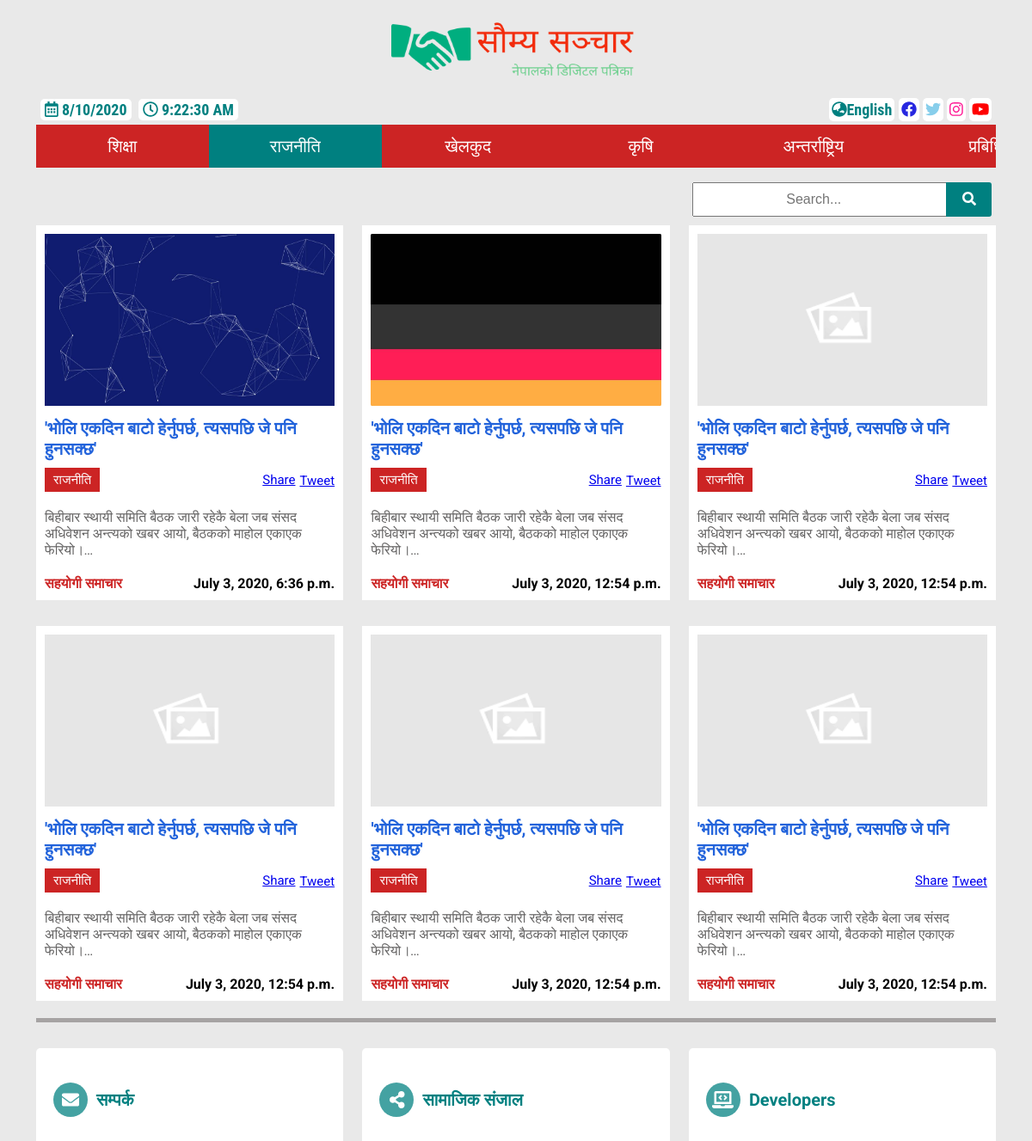
The app's page /news/Politics (upper part), older data.
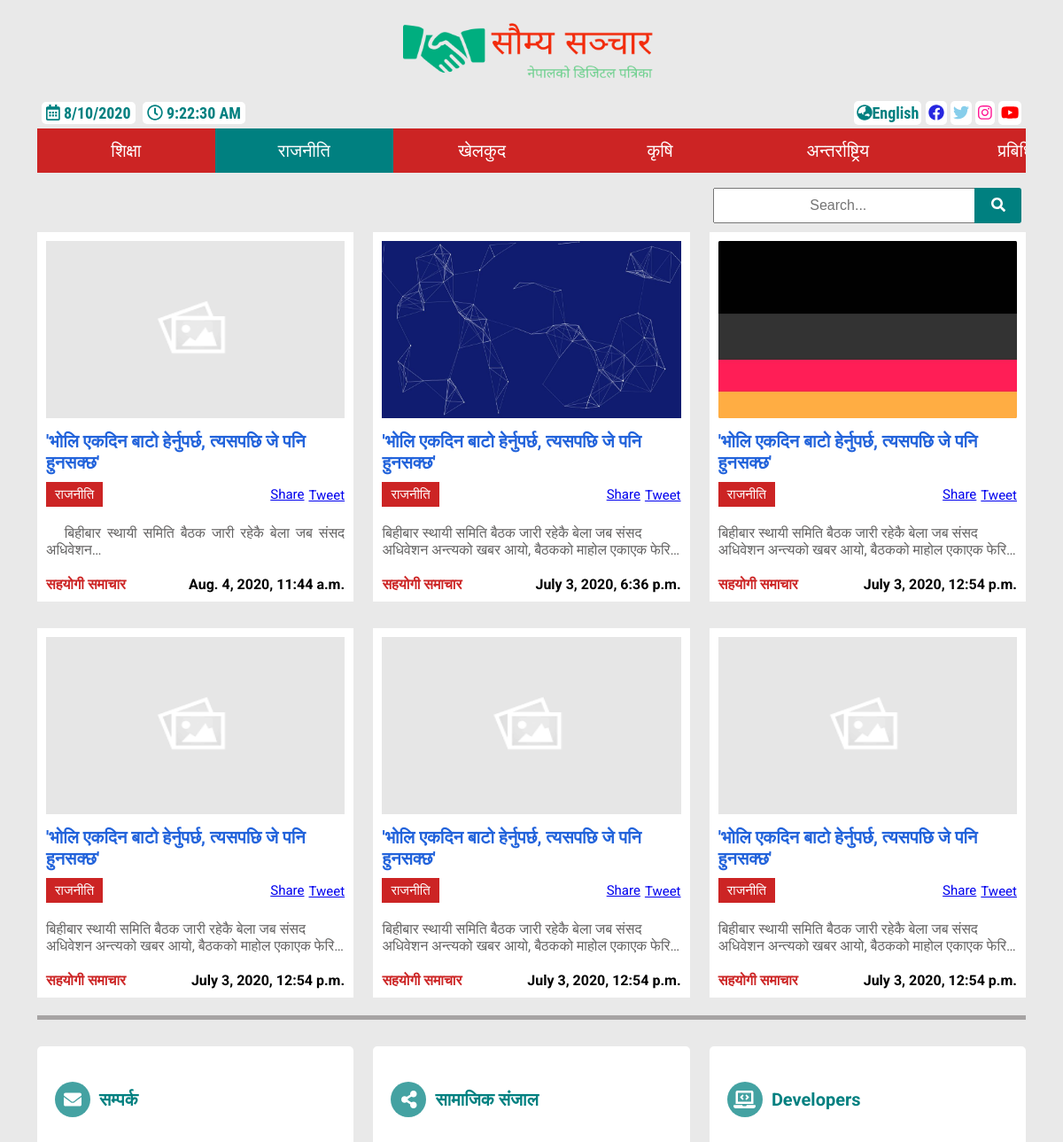
The same page, newer data.
### news/models.py (models this page shows, shortened)
class NewsType(models.Model):
    title = models.CharField(
        max_length=100, default='समाचार को प्रकार', verbose_name='समाचार को प्रकार')
    title_eng = models.CharField(
        max_length=100, default="Type Of News ", verbose_name='Type Of News')
    def __unicode__(self):
        return u'%s' % self.title

class News(models.Model):
    news_type = models.ForeignKey(
        NewsType, on_delete=models.CASCADE, related_name='news')
    title = models.CharField(
        max_length=250, verbose_name='शिर्षक', default="शिर्षक भेटिएन")
    title_eng = models.CharField(
        max_length=250, null=True, verbose_name='Title', default="No Title")
    description = RichTextField(
        verbose_name='विवरण', default="विवरण भेटिएन")
    description_eng = RichTextField(
        null=True, verbose_name='Description', default="No description")
    display_picture = models.ImageField(default='image_placeholder.png', null=True, blank=True)
    editor = models.CharField(
        max_length=100, default='सौम्य समाचार', verbose_name='सम्पादक')
    editor_eng = models.CharField(
        max_length=100, default="Saumya News", verbose_name='Editor')
    pub_date = models.DateTimeField(default=datetime.datetime.now())
    class Meta:
        verbose_name_plural = ("All Newses")

### news/views.py (the view)
# urls.py: path('news/<str:newstype>', newsPage, name='news'),
def newsPage(request, newstype):
    news_types = NewsType.objects.all()
    websiteInfo = ""
    developersInfo = ""
    if WebsiteInfo.objects.all().exists():
        websiteInfo = WebsiteInfo.objects.all()[0]
    if  DevelopersInfo.objects.all().exists():
        developersInfo = DevelopersInfo.objects.all()[0]
    newstype = NewsType.objects.get(title_eng=str(newstype).replace("%20" , " "))
    newses_list = News.objects.filter(news_type=newstype).order_by('-pub_date')
    page = request.GET.get('page', 1)
    paginator = Paginator(newses_list, 9)
    try:
        newses = paginator.page(page)
    except PageNotAnInteger:
        newses = paginator.page(1)
    except EmptyPage:
        newses = paginator.page(paginator.num_pages)
    return render(request, 'visitor/news.html', {
        'newstype': newstype,
        'page_type': newstype,
        'news_types': news_types,
        'newses': newses,
        'website_info': websiteInfo,
        'developers_info':developersInfo,})

### templates/visitor/news.html (shortened to what this page needs)
{% extends 'visitor/home.html'%}
{% load static %}
{% block main_css%}
<link rel="stylesheet" href="{% static 'css/news_main.css'%}">
{% endblock%}
{% block language_url%}{% url 'news_eng' page_type.title_eng %}{% endblock%}
{% block main%}
<div class="news-grid-bx">
    {% for news in newses %}
    <div class="news">
        <a href="{% url 'news_detail' news.news_type.title_eng news.id %}">
            <figure>
                {% if news.display_picture %}
                <img class="news-image" src="{{news.display_picture.url}}" alt="Image">
                {% else %}
                <img class="news-image" src="{% static 'images/image_placeholder.png'%}" alt="Image">
                {% endif %}
            </figure>
        </a>
        <h2 class="news-title"><a href="{% url 'news_detail' news.news_type.title_eng news.id%}">{{news.title}}</a></h2>
        <div class="news-type-share-btns">
            <div class="news-type">{{news.news_type}}</div>
            <div class="share-btns">
                <div class="fb-share-button"
                    data-href="{{request.scheme}}://{{request.get_host}}{% url 'news_detail' news.news_type.title_eng news.id %}"
                    data-layout="button_count" data-size="small">
                    <a target="_blank"
                        href="https://www.facebook.com/sharer/sharer.php?u=https%3A%2F%2Fdevelopers.facebook.com%2Fdocs%2Fplugins%2F&amp;src=sdkpreparse"
                        class="fb-xfbml-parse-ignore">Share</a>
                </div>
                <div class="twitter-share-btn" style="margin-top: 4px;">
                    <a href="https://twitter.com/share?ref_src=twsrc%5Etfw" class="twitter-share-button"
                        data-url="{{request.scheme}}://{{request.get_host}}{% url 'news_detail' news.news_type.title_eng news.id %}"
                        data-show-count="true" data-size="small">Tweet</a>
                </div>
            </div>
        </div>
        <div class="news-body">{{news.description|safe|truncatechars:100}}</div>
        <p class="editor-date"><span class="news-editor">{{news.editor}}</span> <span
                class="news-pub-date">{{news.pub_date}}</span></p>
    </div>
    {% empty %}
    <div class="empty-bx">
        <h2 class="empty-message">
            <i class="fas fa-exclamation-circle"></i> No news of this type.</h2>
    </div>
    {% endfor%}
</div>
{% endblock main %}

### templates/visitor/home.html (shortened to what this page needs)
<!DOCTYPE html>
<html lang=" en" prefix="og: http://ogp.me/ns#">
<head>
    {% load static %}
    <link rel="stylesheet" href="{% static 'css/home_header.css' %}">
    {% block main_css %}{% endblock %}
</head>
<body>
    <div class="root nepali">
        <div class="hdr">
            <div class="logo">
                <a href="{% url 'homepage' %}">
                    <figure>
                        <abbr title="{{website_info.organization_name}}:Digital Newspaper Nepal"><img
                                src="{% static 'images/logo.png'%}" height="auto" width="450px" alt=""></abbr>
                    </figure>
                </a>
            </div>
            <div class="date-time-social-links">
                <div class="date-time">
                    <span class="date-bx"><i class="far fa-calendar-alt"> </i> <span class="date">
                            </span></span>
                    <span class="time-bx"><i class="far fa-clock"></i> <span class="time">
                            </span></span>
                </div>
                <div class="social-link">
                    {% block language_changer %}
                    <abbr title="Translate To English"><strong>
                            <a href="{% block language_url%}{% url 'homepage_eng'%}{% endblock %}"
                                class="language-changer">
                                <i class="fas fa-globe-asia"></i>English</a>
                        </strong></abbr>
                    {% endblock language_changer%}
                    <abbr title="Like us on facebook"><a href="{{website_info.facebook}}" class="link facebook">
                            <i class="fab fa-facebook"></i></a></abbr>
                    <abbr title="Follow us on twitter"><a href="{{website_info.twitter}}" class="link twitter">
                            <i class="fab fa-twitter"></i></a></abbr>
                    <abbr title="Follow us on instagram"><a href="{{website_info.instagram}}" class="link instagram">
                            <i class="fab fa-instagram"></i></a></abbr>
                    <abbr title="Subscribe youtube channel"><a href="{{website_info.youtube}}" class="link youtube">
                            <i class="fab fa-youtube"></i></a></abbr>
                </div>
            </div>
            <div class="nbr-bx" nep>
                {% for news_type in news_types %}
                <div class="nbar-itms" data-id="{{news_type.id}}" data-num={{forloop.counter}}>
                    <a class="nbar-itms-anchor" href="{% url 'news' newstype=news_type.title_eng %}">{{news_type}}</a>
                </div>
                {% endfor %}
            </div>
            {% block search_box %}
            <div class="search-bx">
                <form action="{%  url  'search_news' %}" method="get">
                    <input type="search" name="q" id="" placeholder="Search...">
                    <button type="submit"><i class='fas fa-search'></i></button>
                </form>
            </div>
            {% endblock search_box %}
        </div>
        <div class="main">
            {% block main %}{% endblock main%}
        </div>
        <div style="background:rgb(139, 134, 134,0.7);height:5px;margin-top:15px;"></div>
        <div class="ftr">
            <div class="contact-info-bx">
                <div class="div-type">
                    <span>
                        <i class="fas fa-envelope"></i>
                    </span>
                    <strong> सम्पर्क</strong>
                </div>
            </div>
            <div class="social-media-links">
                <div class="div-type">
                    <span>
                        <i class="fas fa-share-alt"></i>
                    </span>
                    <strong> सामाजिक संजाल </strong>
                </div>
            </div>
            <div class="developers-contact-info">
                <div class="div-type">
                    <span>
                        <i class="fas fa-laptop-code"></i>
                    </span> <strong>Developers</strong>
                </div>
            </div>
        </div>
    </div>
</body>
</html>

Row changes from the older to the newer data that the page shows:
changed News: description "बिहीबार स्थायी समिति बैठक जारी रहेकै बेला जब संसद अधिवेशन अन्त्यको खबर आयो, बैठकको माहोल एकाएक फेरियो।…" → "बिहीबार स्थायी समिति बैठक जारी रहेकै बेला जब संसद अधिवेशन…"; pub_date "July 3, 2020, 12:54 p.m." → "Aug. 4, 2020, 11:44 a.m."; moves up the list
changed News "July 3, 2020, 6:36 p.m.": description "बिहीबार स्थायी समिति बैठक जारी रहेकै बेला जब संसद अधिवेशन अन्त्यको खबर आयो, बैठकको माहोल एकाएक फेरियो।…" → "बिहीबार स्थायी समिति बैठक जारी रहेकै बेला जब संसद अधिवेशन अन्त्यको खबर आयो, बैठकको माहोल एकाएक फेरि…"
changed News (number 3 of 6 on the later page): description "बिहीबार स्थायी समिति बैठक जारी रहेकै बेला जब संसद अधिवेशन अन्त्यको खबर आयो, बैठकको माहोल एकाएक फेरियो।…" → "बिहीबार स्थायी समिति बैठक जारी रहेकै बेला जब संसद अधिवेशन अन्त्यको खबर आयो, बैठकको माहोल एकाएक फेरि…"
changed News (number 4 of 6 on the later page): description "बिहीबार स्थायी समिति बैठक जारी रहेकै बेला जब संसद अधिवेशन अन्त्यको खबर आयो, बैठकको माहोल एकाएक फेरियो।…" → "बिहीबार स्थायी समिति बैठक जारी रहेकै बेला जब संसद अधिवेशन अन्त्यको खबर आयो, बैठकको माहोल एकाएक फेरि…"
changed News (number 5 of 6 on the later page): description "बिहीबार स्थायी समिति बैठक जारी रहेकै बेला जब संसद अधिवेशन अन्त्यको खबर आयो, बैठकको माहोल एकाएक फेरियो।…" → "बिहीबार स्थायी समिति बैठक जारी रहेकै बेला जब संसद अधिवेशन अन्त्यको खबर आयो, बैठकको माहोल एकाएक फेरि…"
changed News (number 6 of 6 on the later page): description "बिहीबार स्थायी समिति बैठक जारी रहेकै बेला जब संसद अधिवेशन अन्त्यको खबर आयो, बैठकको माहोल एकाएक फेरियो।…" → "बिहीबार स्थायी समिति बैठक जारी रहेकै बेला जब संसद अधिवेशन अन्त्यको खबर आयो, बैठकको माहोल एकाएक फेरि…"
